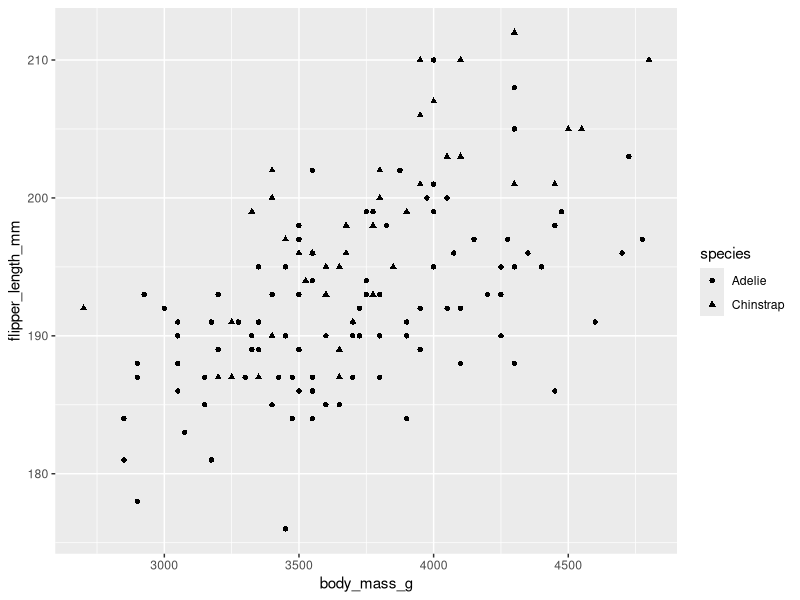
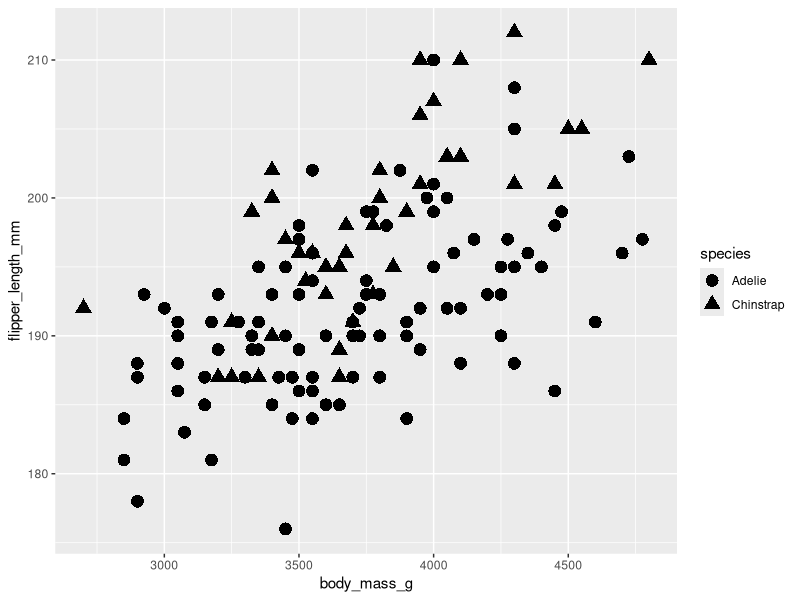
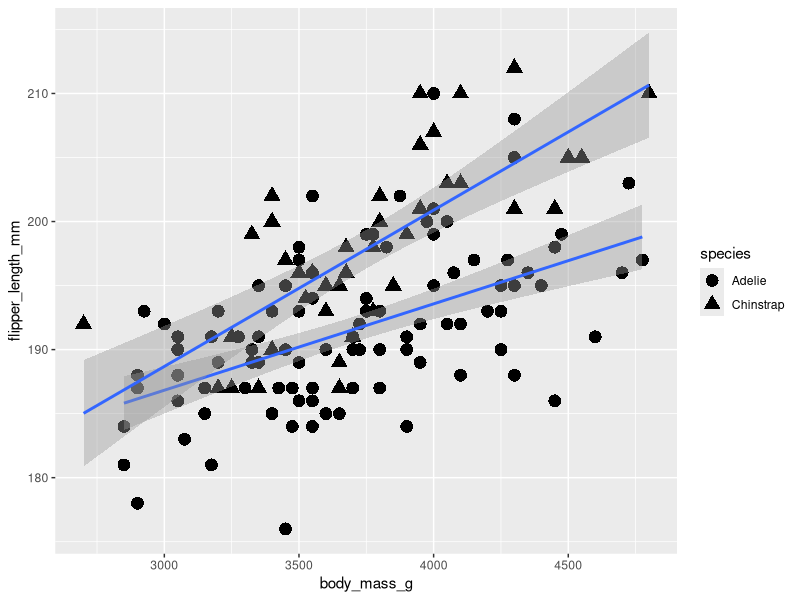
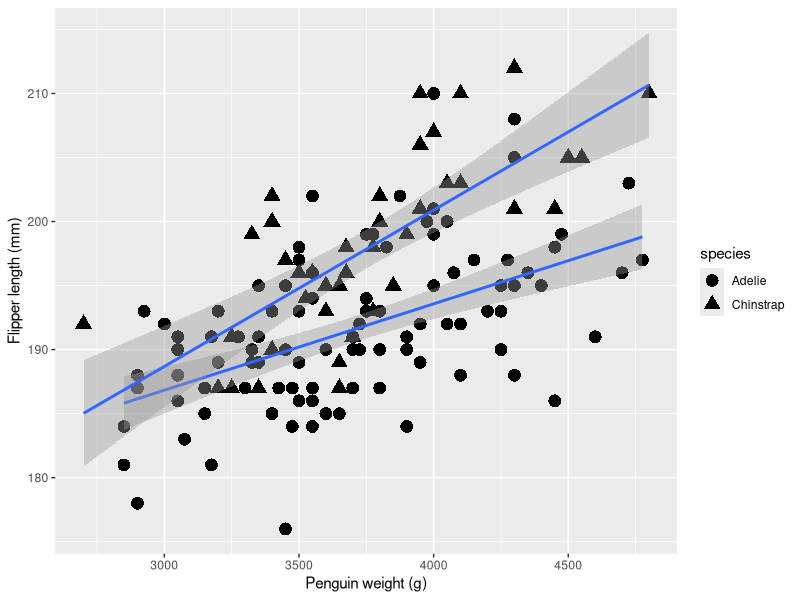
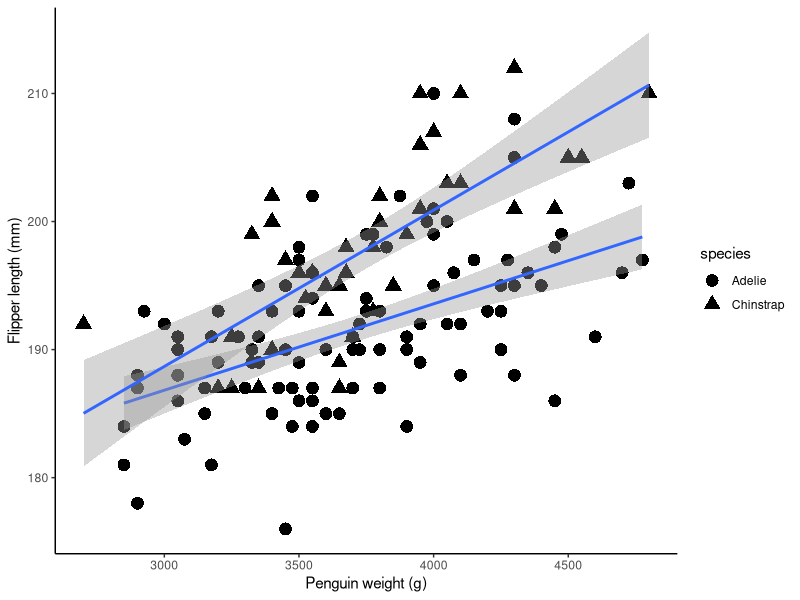
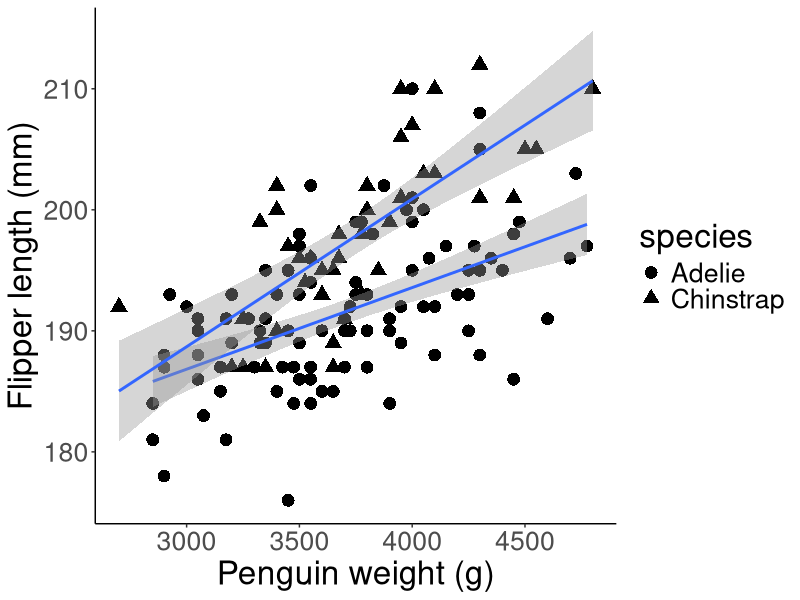
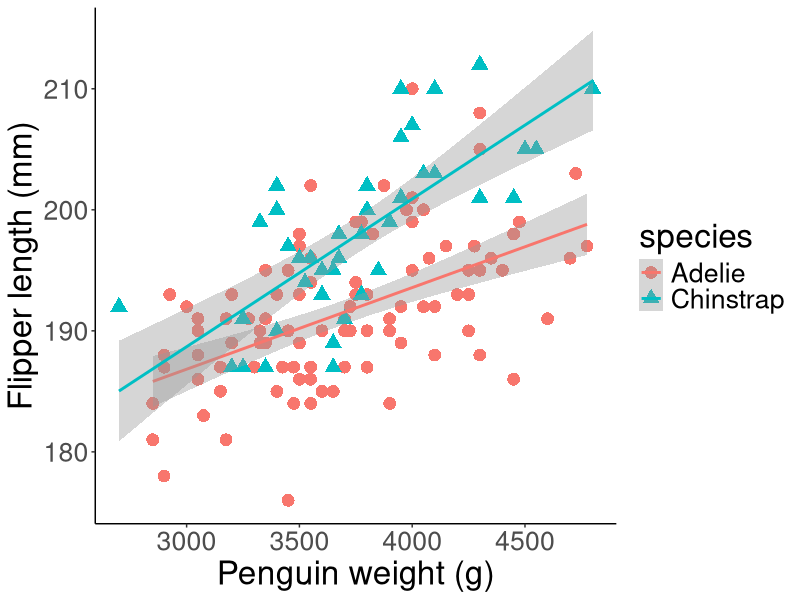

Reproduce these figures in R, in order.
## ---- chunk 1
library(dplyr)
library(ggplot2)
subset_penguins <- palmerpenguins::penguins %>%
  dplyr::filter(species != "Gentoo", year != 2007)

ggplot(data = subset_penguins, 
       mapping = aes(x = body_mass_g, y = flipper_length_mm,
                     shape = species)) +
  geom_point() 

## ---- chunk 2
ggplot(data = subset_penguins, 
       mapping = aes(x = body_mass_g, y = flipper_length_mm,
                     shape = species)) +
  geom_point(size = 4)

## ---- chunk 3
ggplot(data = subset_penguins, 
       mapping = aes(x = body_mass_g, y = flipper_length_mm,
                     shape = species)) +
  geom_point(size = 4) + 
  geom_smooth(method = 'lm')

## ---- chunk 4
ggplot(data = subset_penguins, 
       mapping = aes(x = body_mass_g, y = flipper_length_mm,
                     shape = species)) +
  geom_point(size = 4) + 
  geom_smooth(method = 'lm')+
  labs(x = "Penguin weight (g)", 
       y = "Flipper length (mm)")

## ---- chunk 5
ggplot(data = subset_penguins, 
       mapping = aes(x = body_mass_g, y = flipper_length_mm,
                     shape = species)) +
  geom_point(size = 4) + 
  geom_smooth(method = 'lm')+
  labs(x = "Penguin weight (g)", 
       y = "Flipper length (mm)") +
  theme_classic()

## ---- chunk 6
ggplot(data = subset_penguins, 
       mapping = aes(x = body_mass_g, y = flipper_length_mm,
                     shape = species)) +
  geom_point(size = 4) + 
  geom_smooth(method = 'lm')+
  labs(x = "Penguin weight (g)", 
       y = "Flipper length (mm)") +
  theme_classic()+
  theme(text = element_text(size = 24))

## ---- chunk 7
ggplot(data = subset_penguins, 
       mapping = aes(x = body_mass_g, y = flipper_length_mm,
                     color = species, shape = species)) +
  geom_point(size = 4) + 
  geom_smooth(method = 'lm')+
  labs(x = "Penguin weight (g)", 
       y = "Flipper length (mm)") +
  theme_classic()+
  theme(text = element_text(size = 24))

